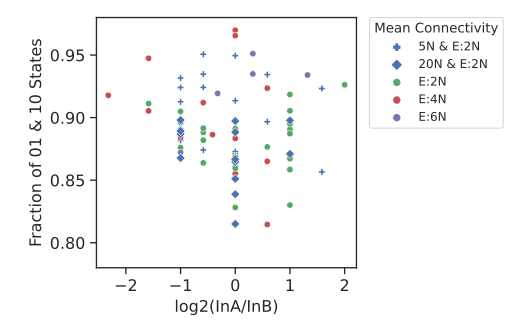

The script that saved this image:
from matplotlib import pyplot as plt
import seaborn as sns
import pandas as pd
import numpy as np
from scipy import stats
from numpy.polynomial.polynomial import polyfit
from math import log

dfli = ["710", "720", "730", "1220", "1240", "1260", "1730", "1760", "1790", "2240", "2280", "22120"]
#dfli = ["710", "1220", "1730", "2240"]
#dfli = ["720", "1240", "1760", "2280"]
#dfli = ["730", "1260", "1790",  "22120"]

mdf = pd.DataFrame()

for dfl in dfli:
    bdf = pd.read_csv("B"+dfl+"TS.csv").iloc[:, 2:]
    cdf = pd.read_csv("C"+dfl+"TS.csv").iloc[:, 2:]
    cpdf = pd.read_csv("CP"+dfl+"TS.csv").iloc[:, 1:]
    ddf = pd.read_csv("D"+dfl+"TS.csv").iloc[:, 1:5]
    #df = pd.concat([cdf, cpdf, bdf], axis = 1)
    df = pd.concat([cdf, cpdf, bdf, ddf], axis = 1)
    if dfl == "710":
        df["Mean Connectivity"] = ["5N & E:2N"]*100
    elif dfl == "2240":
        df["Mean Connectivity"] = ["20N & E:2N"]*100
    elif dfl in ["1220", "1730"]:
        df["Mean Connectivity"] = ["E:2N"] * 100
    elif dfl in ["720", "1240", "1760", "2280"]:
        df["Mean Connectivity"] = ["E:4N"] * 100
    else:
        df["Mean Connectivity"] = ["E:6N"] * 100
    #print(df.head())
    mdf = mdf.append(df)

mdf["InABR"] = np.log2(mdf["InA"]/mdf["InB"])
mdf["BCABR"] = np.log2(mdf["BC A"]/mdf["BC B"])
#mdf["PNRA"] = mdf["PInA"]/mdf["NInA"]
#mdf["PNRB"] = mdf["PInB"]/mdf["NInB"]


print(mdf.head())
print(mdf.shape)


sns.set(rc={'figure.figsize':(5.5,3.5)})
sns.set_context("paper", rc={"font.weight":'bold',"legend.fontsize":9,"legend.title_fontsize":10,"font.size":12,"axes.titlesize":12,"axes.labelsize":12,"xtick.labelsize":12,"ytick.labelsize":12})
#sns.set_context("paper", rc={"legend.fontsize":12,"font.size":12,"axes.titlesize":12,"axes.labelsize":12,"xtick.labelsize":12,"ytick.labelsize":12})
sns.set_style("ticks")

#iili = []
#
#for s in range(1,7):
#    for d in range(1,7):
#        sdf = mdf[(mdf["InA"]==s) & (mdf["InB"]==d)]
#        if not sdf.empty:
#            ccmean = round(np.mean(list(sdf["BC A"])), 3)
#            #ccstd = round(np.std(list(sdf["CC AB"])), 3)
#            #iili.append([s,d,ccmean,ccstd])
#            iili.append([s,d,ccmean])
#
#ia = [item[0] for item in iili]
#ib = [item[1] for item in iili]
#ccm = [item[2] for item in iili]
#ccmn = [abs(item)*100*5 for item in ccm]
#
#[print(item) for item in iili]

## HEATMAP CODE
#pldf = pd.DataFrame(iili, columns=["InA", "InB", "Value"])
#pldf = pldf.pivot('InA', 'InB', 'Value')
#ax = sns.heatmap(pldf, annot=True, cmap="crest_r", cbar_kws={'label': ''})
#ax.invert_yaxis()
#plt.xlabel("In Degree of B")
#plt.ylabel("In Degree of A")
#plt.title("BC A")
#plt.tight_layout()
#plt.savefig("HMPIABbb.svg",dpi=300)
#plt.savefig("HMPIABbb.png",dpi=300, pad_inches=0)
#plt.show()

# SCATTERPLOT CODE
mdf = mdf[(mdf["BC A"] >= 0.55) & (mdf["BC B"] >= 0.55)]
sns.scatterplot(data=mdf, x="InABR", y="ConPr", hue="Mean Connectivity", hue_order=["5N & E:2N","20N & E:2N", "E:2N" ,"E:4N", "E:6N"], palette=['#4c72b0', '#4c72b0', '#55a868', '#c44e52', '#8172b3'], style="Mean Connectivity", markers=["P","o","o","o","D"])

plt.legend(title="Mean Connectivity", bbox_to_anchor=(1.05, 1), loc=2, borderaxespad=0.)
plt.ylim(0.78, 0.98)
plt.xlabel("log2(InA/InB)")
plt.ylabel("Fraction of 01 & 10 States")

##plt.title("E = 2N BC>=0.55")
plt.tight_layout()
plt.savefig("S2D.svg",dpi=400)
plt.savefig("S2D.png",dpi=400, pad_inches=0)
plt.show()

